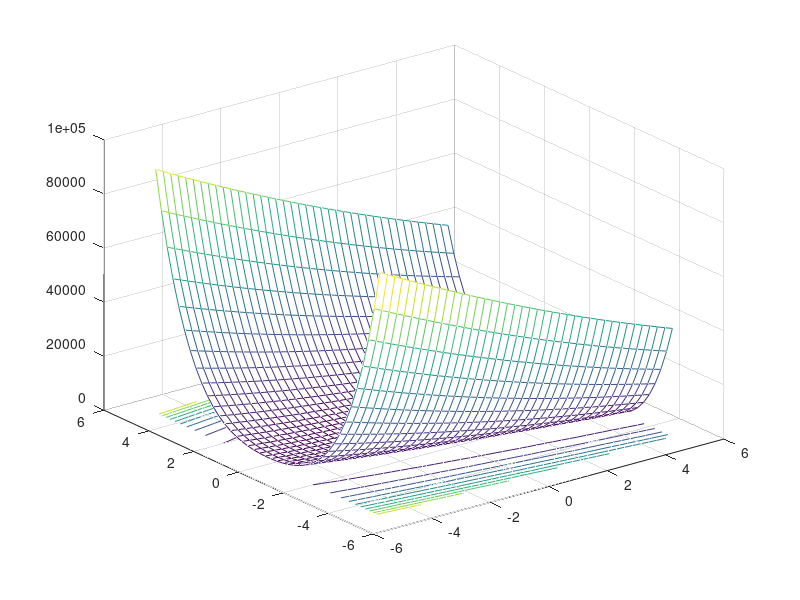

This figure's MATLAB source: (Note: this script raises an error after producing the figure.)
maxIter = 10000;

fun = @(x,y) 100*(y - x^2)^2 + (1 - x)^2;

fun_grad = {@(x,y) -400*x*(y - x^2) - 2*(1-x), ...
            @(x,y) 200*(y - x^2) };

fun_hess = {@(x,y) -400*y + 1200*x^2 + 2, @(x,y) -400*x; ...
            @(x,y) -400*x, @(x,y) 200 };

fun_inv_hess = ...
  {@(x,y) 200/(200*(-400*y+1200*x^2-2)-160000*x^2), ...
   @(x,y) (400*x)/(200*(-400*y+1200*x^2-2)-160000*x^2); ...
   @(x,y) (400*x)/(200*(-400*y+1200*x^2-2)-160000*x^2), ...
   @(x,y) (-400*y+1200*x^2-2)/(200*(-400*y+1200*x^2-2)-160000*x^2) };

## Suponiendo que queremos minimizar pues asi cerca de (0,0) esta la
## solucion. usaremos los siguientes puntos de partida
puntos = {[2.5 3.5] [-1, 0]};

formatMax = 'x1 = (%.2f, %.2f), alpha = %.2f, iter = %d, valor = %.2f';
formatMaxAlt = 'x0 = (%.2f, %.2f), x1 = (%.2f, %.2f), alpha = %.4f, iter = %d, valor = %.2f';

xAxis = linspace(-5,5,40);
yAxis = linspace(-5,5,40);
for i = 1:40
  for j = 1:40
    z(i,j) = fun(xAxis(i), yAxis(j));
  end
end
meshc(xAxis, yAxis, z)

# ejercicio1
for alpha = linspace(0.0001,0.0015,10)
  [iter, x1] = max_descent(maxIter, alpha, fun_grad, puntos{1});
  value = fun(num2cell(x1){:});
  sprintf(formatMaxAlt, puntos{1}(1), puntos{1}(2), x1(1), x1(2), ...
          alpha, iter, value)
end

for alpha = linspace(0.002,0.0055,10)
  [iter, x1] = max_descent(maxIter, alpha, fun_grad, puntos{2});
  value = fun(num2cell(x1){:});
  sprintf(formatMaxAlt, puntos{2}(1), puntos{2}(2), x1(1), x1(2), ...
          alpha, iter, value)
end

sprintf('\nEmpieza el segundo')

for alpha = linspace(0.01,0.98,12)
  [iter, x1] = newton(maxIter, alpha, fun_inv_hess, fun_grad, puntos{1});
  value = fun(num2cell(x1){:});
  sprintf(formatMaxAlt, puntos{1}(1), puntos{1}(2), ...
          x1(1), x1(2), alpha, iter, value)
end

for alpha = linspace(0.01,1.2,10)
  [iter, x1] = newton(maxIter, alpha, fun_inv_hess, fun_grad, puntos{2});
  value = fun(num2cell(x1){:});
  sprintf(formatMaxAlt, puntos{2}(1), puntos{2}(2), ...
          x1(1), x1(2), alpha, iter, value)
end

sprintf('\nEmpieza el tercero')
formatLev = 'x0 = (%.2f, %.2f), x1 = (%.2f, %.2f), lambda = %.2f, alpha = %.2f, iter = %d, valor = %.2f';
for i = 1:2
  for lambda = linspace(0.1,1.3,10)
    for alpha = linspace(0.1,1.3,10)
      [iter, x1] = levenbert(maxIter, alpha, lambda, fun_hess, fun_grad, ...
                             puntos{i});
      value = fun(num2cell(x1){:});
      sprintf(formatLev, puntos{i}(1), puntos{i}(2), ...
              x1(1), x1(2), lambda, alpha, iter, value)
    end
  end
end
